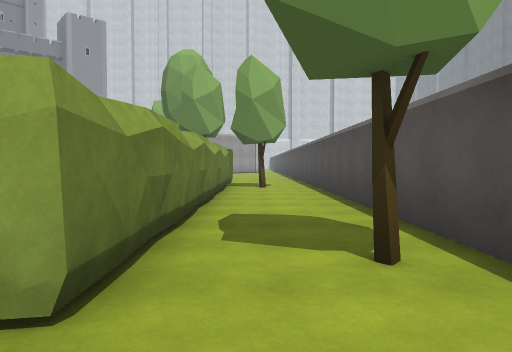
view 1 (above)

24 first-person views from a walk through a 3-D level made in the Unity game engine. The camera is 1.4 m above the floor, tilts 2° down and sees 70° across. The floor is counted in squares, 2 m on a side. Each view is taken from the middle of a square. On the plan, view 1 faces up. The plan holds only what a view shows up to about 11 squares ahead; the rest is blank. The place goes on beyond the plan. Some animated figures are not drawn. Some surface patterns are stand-ins.

view 2
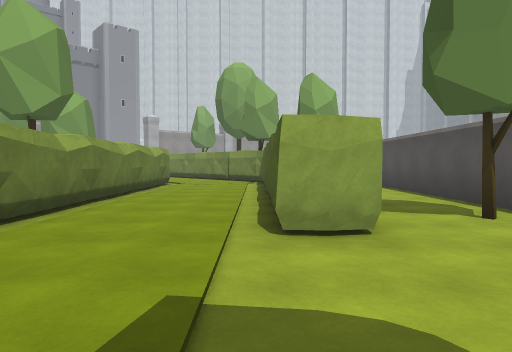

view 3
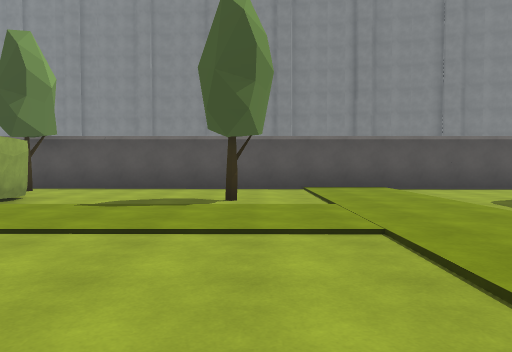

view 4
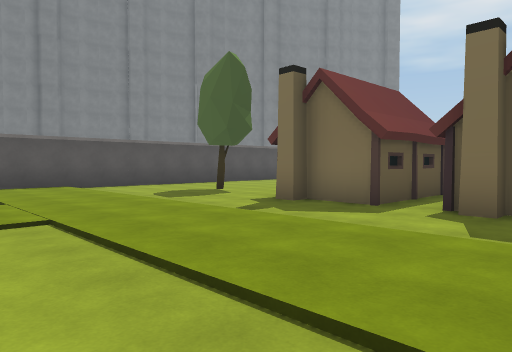

view 5
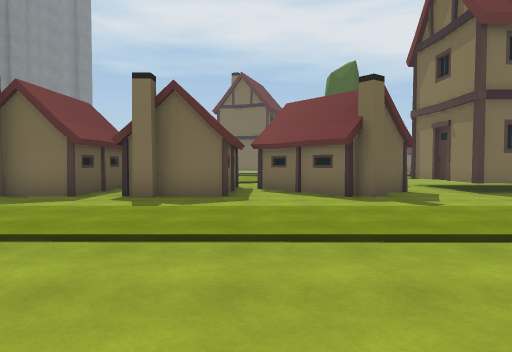

view 6
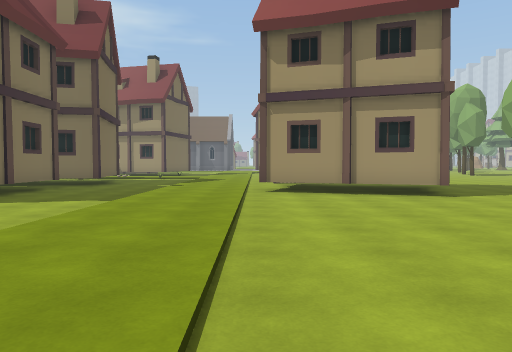

view 7
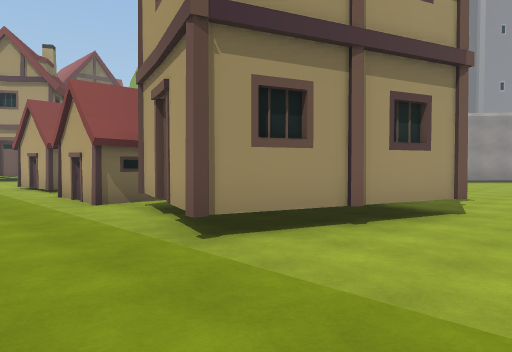

view 8
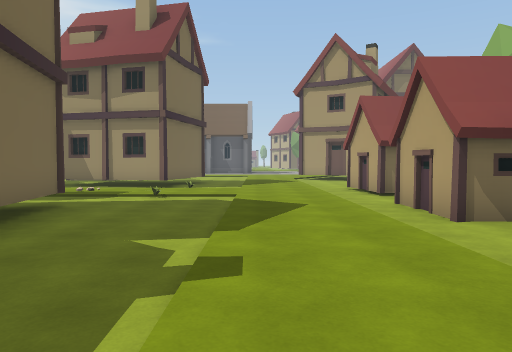

view 9
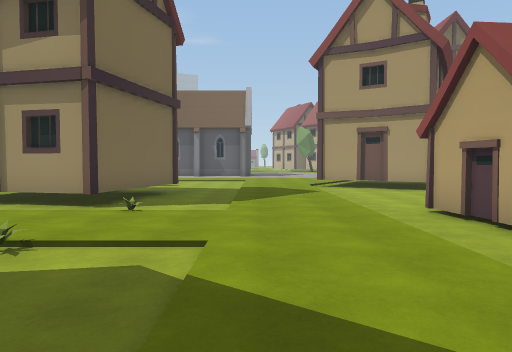

view 10
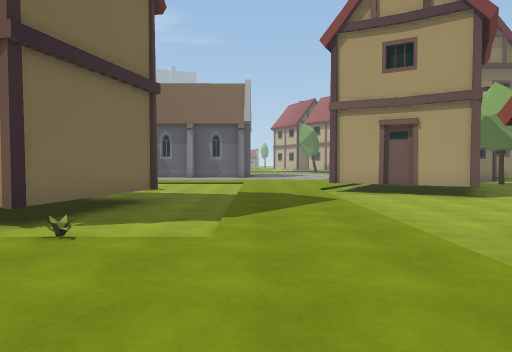

view 11
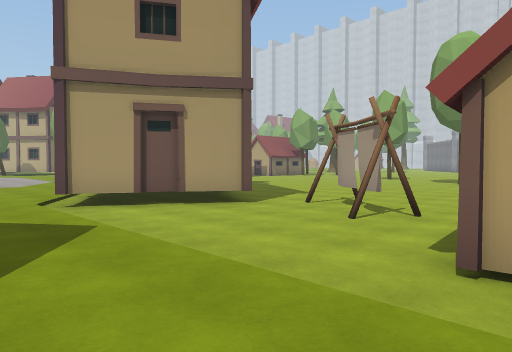

view 12
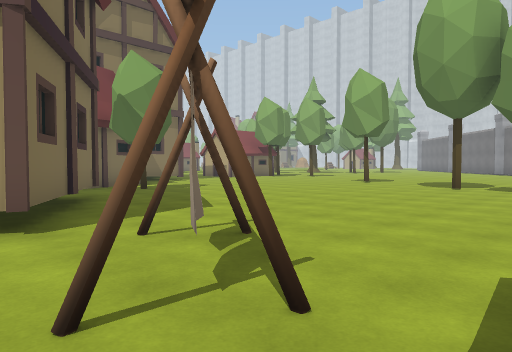

view 13
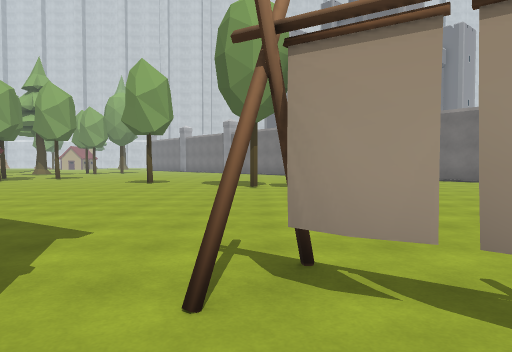

view 14
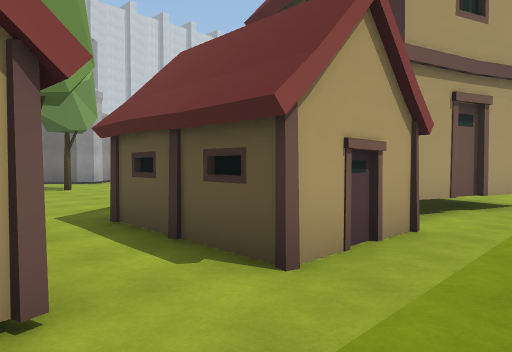

view 15
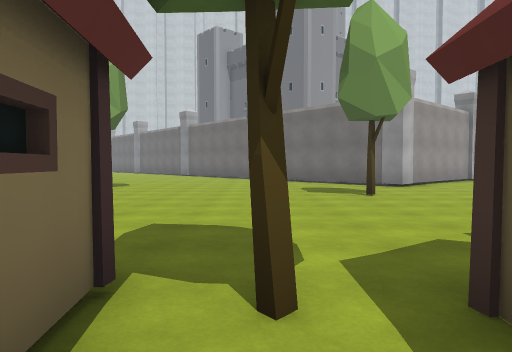

view 16
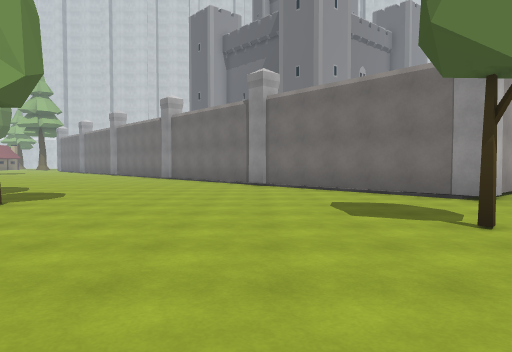

view 17
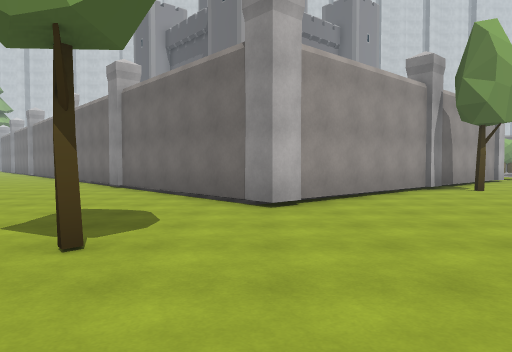

view 18
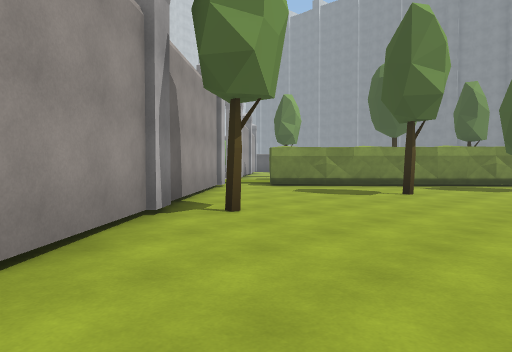

view 19
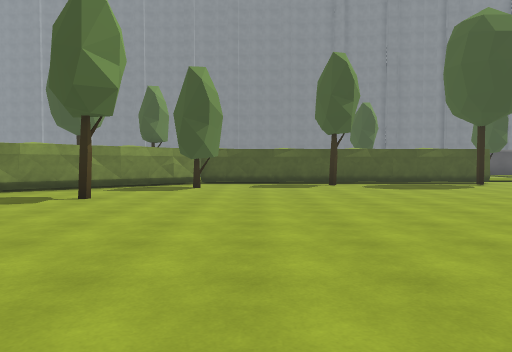

view 20
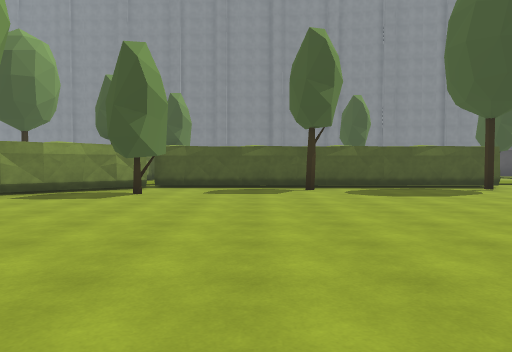

view 21
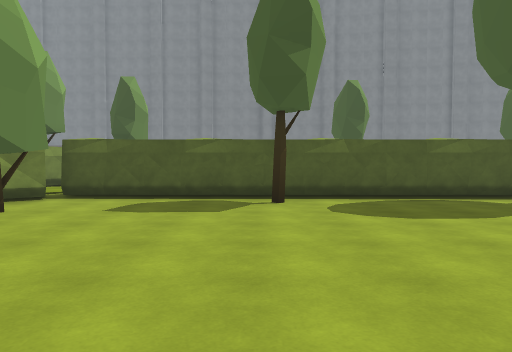

view 22
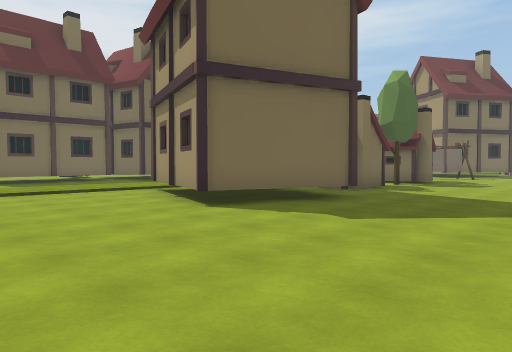

view 23
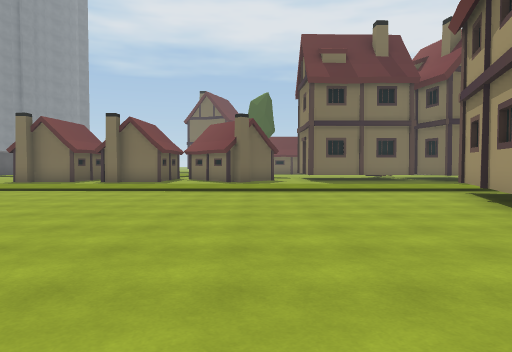

view 24
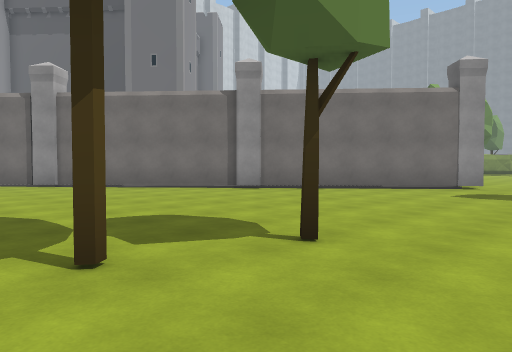

### Floor plan
Key: @ floor where view 1 was taken; # wall or solid block; . floor; / step, stairs or slope; T tree; H house; O other object.
Columns run from 36 left of view 1 to 2 right of it. Each row starts with its distance up from view 1.
 17       .O##             OO
 16       ...##           ##. O
 15       ....##         ##..OOO
 14      ......##       ##.....O
 13     .......O#      O#......OO    OT
 12     ........##    ##T.......OO    O
 11      ........##  ##......T...OO...OOT.#
 10      .........###...........T.OO   O..#
  9 .....T.........O...............O...O..#
  8 .......T.......................O...O..#
  7 ...............................O...O..#
  6 .............T...............T.O...O..#
  5 ...............................O...O..#
  4 ...............................O...O..#
  3 ...............................O...O.T#
  2 ...............................O...O..#
  1 H........ ......H............T.O......#
  0  #H..OO.. HT..H.H.HH........  ......@.#
 -1    HH.OOH #.H H.   H........  ........#
 -2    H.....  .###.  #...................#
 -3   .......HH.HHHHHHH................T..#
 -4  /H...............H...................#
 -5  .....................................#
 -6  .....................................#
 -7  .....................................#
 -8  ....H..O..O..........................#
 -9  ......H.......H........H..H#HHHH..T..#
-10     H  #.....H. HH##HH.H##.##.#  ...  #

Positions as (right, up) in squares from view 1, and headings:
1: (0, 0), facing up
2: (-2, -2), facing up
3: (-8, -3), facing right
4: (-9, -3), facing down-right
5: (-10, -1), facing down
6: (-9, -4), facing left
7: (-15, -6), facing up-left
8: (-17, -6), facing left
9: (-22, -6), facing left
10: (-24, -6), facing left
11: (-27, -6), facing up-left
12: (-28, -2), facing up-left
13: (-31, -2), facing up
14: (-26, -5), facing up-right
15: (-25, -2), facing up
16: (-25, 2), facing up
17: (-21, 3), facing up
18: (-19, 8), facing up-right
19: (-18, 8), facing right
20: (-16, 7), facing right
21: (-13, 6), facing right
22: (-13, 5), facing down-left
23: (-13, 5), facing down
24: (-32, 6), facing up-right
